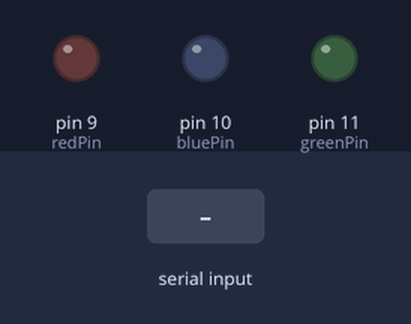
A sketch run on a simulated Arduino Uno, built with avr-gcc and run on an emulated ATmega328P. Parts: output pins drawn as LEDs (lit = HIGH). The inputs (shaded band) are chosen by the test bench.

Above: at 1.2 s.
1.3 s: "R" received over Serial
At 1.9 s:
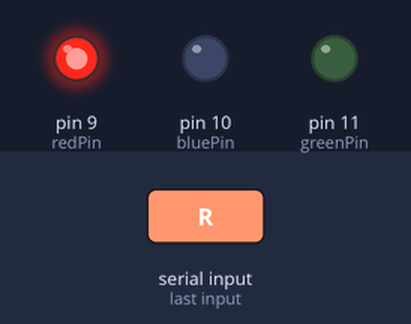
2.8 s: "G" received over Serial
At 3.1 s:
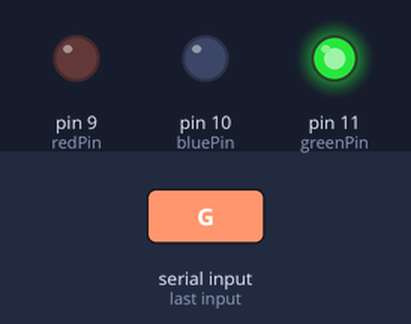
4.3 s: "B" received over Serial
At 5.4 s:
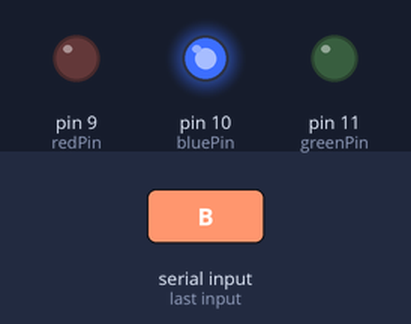
5.8 s: "W" received over Serial
At 6.6 s:
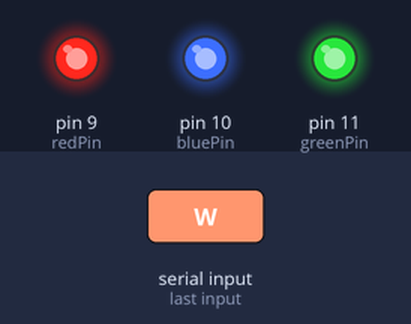
7.3 s: "0" received over Serial
At 7.7 s:
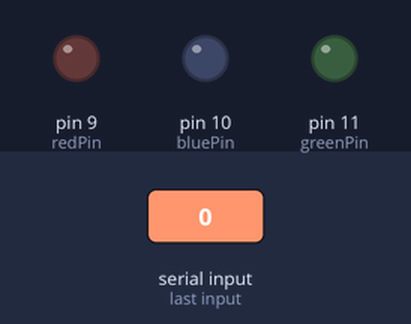
Timing chart, 0 to 9.8 s (numbered marks = the images above; inputs shaded):
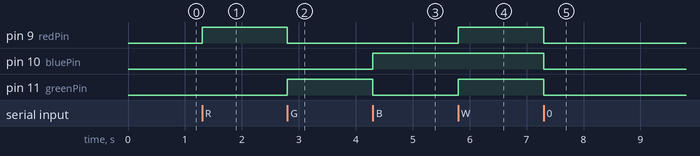

The sketch:

Primjer02.ino
```cpp
int redPin = 9;
int greenPin = 11;
int bluePin = 10;
unsigned long state_time;
bool upaljen;
int ulaz;

void setup() {
  pinMode(redPin, OUTPUT);
  pinMode(greenPin, OUTPUT);
  pinMode(bluePin, OUTPUT);

  Serial.begin(9600);
}

void loop() {
  if(Serial.available() > 0) {
    ulaz = Serial.read();

    if(ulaz == 'R') {
      setColor(255, 0, 0);
    }
    else if(ulaz == 'G') {
      setColor(0, 255, 0);
    }
    else if(ulaz == 'B') {
      setColor(0, 0, 255);
    }
    else if(ulaz == '0') {
      setColor(0, 0, 0);
    }
    else if(ulaz == 'W') {
      setColor(255, 255, 255);
    }
  }
}

void setColor(int r, int g, int b) {
  analogWrite(redPin, r);
  analogWrite(greenPin, g);
  analogWrite(bluePin, b);
}
```

Measured:
- after the input at 1.3 s, pin 9 (redPin): LOW → HIGH at once
- after the input at 2.8 s, pin 9 (redPin): HIGH → LOW at once; pin 11 (greenPin): LOW → HIGH at once
- after the input at 4.3 s, pin 10 (bluePin): LOW → HIGH at once; pin 11 (greenPin): HIGH → LOW at once
- after the input at 5.8 s, pin 9 (redPin), pin 11 (greenPin): LOW → HIGH at once
- after the input at 7.3 s, pin 9 (redPin), pin 10 (bluePin), pin 11 (greenPin): HIGH → LOW at once
